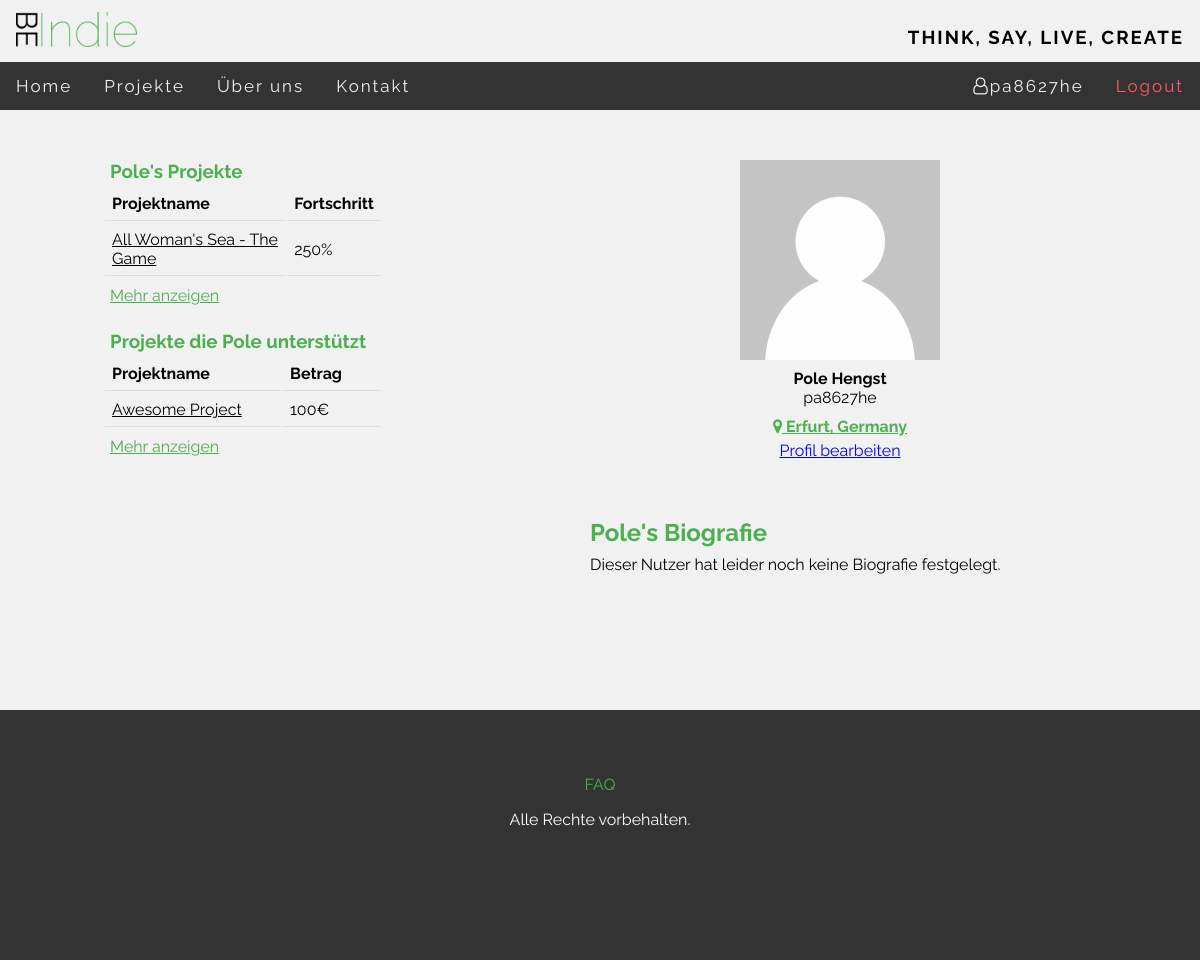
Screenshot of /BeIndie/index.php?page=user_profile&id=7 (signed in) with the database file from the repository.
### tables this page shows
CREATE TABLE `user` (
  `user_ID` int(11) NOT NULL,
  `email` varchar(200) NOT NULL,
  `user_name` varchar(30) NOT NULL,
  `first_name` varchar(200) DEFAULT NULL,
  `last_name` varchar(200) DEFAULT NULL,
  `avatar` varchar(200) DEFAULT NULL,
  `location` varchar(200) DEFAULT NULL,
  `crypt_pw` varchar(200) NOT NULL,
  `user_bio` varchar(500) DEFAULT NULL
);

CREATE TABLE `project` (
  `project_ID` int(11) NOT NULL,
  `creator` varchar(200) NOT NULL,
  `title` varchar(200) NOT NULL,
  `goal` int(11) NOT NULL,
  `current_status` int(11) NOT NULL,
  `start_date` date NOT NULL,
  `end_date` date NOT NULL,
  `category` varchar(200) NOT NULL,
  `description` text NOT NULL
);

CREATE TABLE `transaction` (
  `transaction_ID` int(11) NOT NULL,
  `user_email` varchar(200) NOT NULL,
  `project_ID` int(11) NOT NULL,
  `amount` int(11) NOT NULL,
  `date` date NOT NULL
);

### BeIndie/includes/pages/user_profile/user_profile.php (the view)
<?php
$uid = $_GET["id"];
include ("includes/functions/swConnect.php");
$query_name = "SELECT user_name, first_name, last_name, user_bio, location, avatar FROM user WHERE user_ID='" . $uid . "'";
$result_name = mysqli_query($conn, $query_name);
$output_name = mysqli_fetch_assoc($result_name);
$query1 = "SELECT user_name, first_name, last_name, location, avatar, title, user_bio FROM user u JOIN project p ON u.email=p.creator WHERE user_ID='" . $uid . "'";
$query_projects = "SELECT title, current_status, goal, project_ID FROM user u JOIN project p ON u.email=p.creator WHERE user_ID='" . $uid . "' LIMIT 5";
$result1 = mysqli_query($conn, $query1);
$result_projects = mysqli_query($conn, $query_projects);
$output1 = mysqli_fetch_assoc($result1);
$name = "";
$i = 0;
$allow_edit = false;
if(isset($_SESSION["username"])){
    if ($_SESSION["username"] == $output_name["user_name"]){
    $allow_edit = true;
}}
if ($output_name["first_name"] == NULL) {
    $name = $output_name["user_name"];
} else {
    $name = $output_name["first_name"];
}
?>
<div id="user_wrap">
    <div id="projects">
        <h3><?=$name?>'s Projekte</h3>
        <table>
            <tr>
                <th>Projektname</th>
                <th>Fortschritt</th>
            </tr>
                <?php while ($output2 = mysqli_fetch_assoc($result_projects)) {
                    if ($i <= 5) {
                    ?>
                    <tr>
                        <td>
                            <a href="index.php?page=projects&q=<?=$output2["project_ID"]?>"><?=$output2["title"]?></a>
                        </td>
                        <td>
                            <?= number_format((($output2["current_status"] / $output2["goal"]) * 100)) . "%" ?>
                        </td>
                    </tr>
                <?php $i++;} } ?>
        </table>
        <a href='index.php?page=my_projects&uname=<?=$output_name["user_name"]?>'>Mehr anzeigen</a>
        <h3 class="second">Projekte die <?=$name?> unterstützt</h3>
        <table>
            <tr>
                <th>Projektname</th>
                <th id="amount_th">Betrag</th>
            </tr>
            <?php
            $query2 = "SELECT amount, title, date, t.project_ID FROM user u JOIN transaction t ON u.email=t.user_email"
             . " JOIN project p ON t.project_ID=p.project_ID WHERE user_ID='" . $uid . "' ORDER BY t.date LIMIT 5";
            $result3 = mysqli_query($conn, $query2);
            $i = 0;
            while ($output3 = mysqli_fetch_assoc($result3)) {
                if ($i <= 5) {
                ?>
                    <tr>
                        <td>
                            <a href="index.php?page=projects&q=<?=$output3["project_ID"]?>"><?=$output3["title"]?></a>
                        </td>
                        <td>
                            <?=$output3["amount"]?>€
                        </td>
                    </tr>
                <?php $i++;} } ?>
        </table>
        <a href='index.php?page=my_projects&uname=<?=$output_name["user_name"]?>'>Mehr anzeigen</a>
    </div>
    <div id="user">
        <div id="user_img">
            <?php if ($output_name["avatar"] == NULL) {?>
            <img src="images/u_images/standard_avatar.png" alt="user_img"/>
            <?php } else { ?>
            <img src="<?=$output_name["avatar"]?>" alt="user_img"/>
            <?php } ?>
            <div id="user_info">
            <p>
                <?php if ($output_name["first_name"] == NULL || $output_name["last_name"] == NULL) {
                echo "<b>" . utf8_encode($output_name["user_name"]) . "</b>";
            } else {
                echo "<b>" . utf8_encode($output_name["first_name"]) . " " . utf8_encode($output_name["last_name"]) . "</b> <br/>";
                echo utf8_encode($output_name["user_name"]);
            }?>
            </p>
            <p>
                <b>
                   <?php if ($output_name["location"] != NULL) {?>
                    <i class="fa fa-map-marker" aria-hidden="true" style='color:#4CAF50'></i><a href='http://maps.google.com/?q=<?=utf8_encode($output1["location"])?>'> <?=utf8_encode($output1["location"])?></a>
                   <?php } ?>
                </b>
            </p>
            <?php if ($allow_edit == true){?>
            <a href="index.php?page=edit_profile&id=<?=$uid?>" style="color:blue">Profil bearbeiten</a>
            <?php } ?>
        </div>
        </div>
        <div id="user_bio">
            <h2><?=$name?>'s Biografie</h2>
            <?php if($output_name["user_bio"] == NULL) {?>
            Dieser Nutzer hat leider noch keine Biografie festgelegt.
            <?php } else {
                echo utf8_encode($output_name["user_bio"]);
            } ?>
        </div>
    </div>
</div>

### BeIndie/css/style.css (style rules this page uses)
* { margin: 0; }
body { background-color: #f1f1f1; }
body,h2,h3,h4,h5,h6,h7 { font-family: 'Raleway', sans-serif; }

### BeIndie/includes/pages/user_profile/css/user_profile.css (style rules this page uses)
#user_wrap { padding: 50px 0; width: 980px; margin: 0 auto; height: 500px; }
#user_wrap a { color: #4CAF50; }
#projects { float: left; width: 280px; height: 100%; }
#projects table { padding: 3px 0 0 0; margin-left: -7px; margin-bottom: 8px; width: 100%; }
#projects table a { text-decoration: none; text-decoration: underline; color: black; }
#projects th { text-align: left; }
#projects td { text-align: left; max-height: 10px; }
#amount_th { width: 84px; }
#projects th, td { padding: 7px; border-bottom: 1px solid #ddd; }
#projects h3 { color: #4CAF50; }
#projects h3.second { margin-top: 25px; }
#user { width: 700px; float: left; }
#user_img { width: 200px; margin-left: 350px; }
#user_info { width: 200px; text-align: center; }
#user_info p { padding: 5px 0; }
#user_img img { height: 200px; width: 200px; }
#user_bio { width: 500px; margin: 0 auto; padding: 50px 0 50px 200px; text-align: justify; }
#user_bio h2 { color: #4CAF50; padding: 8px 0; }

### rows the page displays
user: first_name "Pole", last_name "Hengst", user_name "pa8627he"
project: title "All Woman's Sea - The Game", ($output2["current_status"] / $output2["goal"]) * 100 "250", user.location "Erfurt, Germany"
transaction: project_ID.title "Awesome Project", amount "100"

### other values shown
$_SESSION["username"] "pa8627he"
